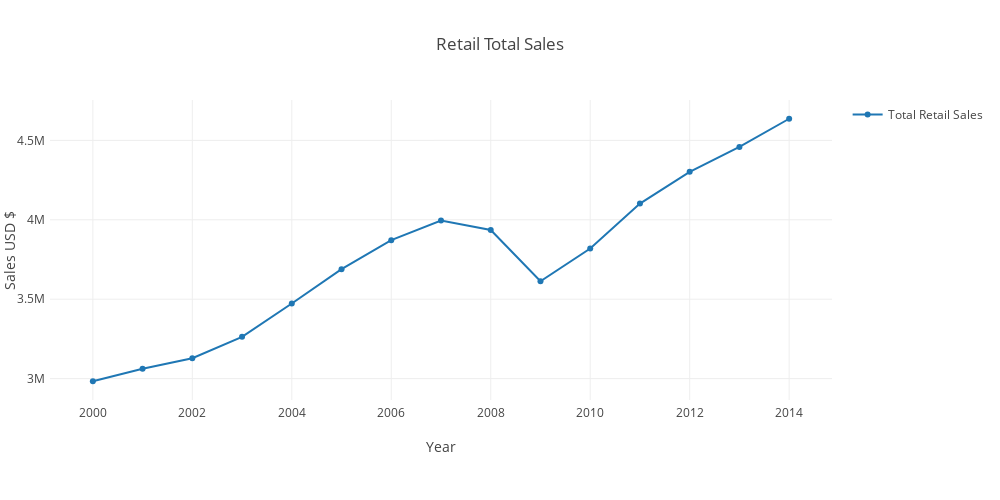

Here is the notebook cell this chart was saved with:
### Markdown cell above
We see a dip starting in 2007-2008. It might be worth exploring if there was any area that was highly affected and/or if it was due to the overall economy. After this dip, there is an upward trend.

### Code cell
trace0 = go.Scatter(
    x=sales_store_type["Year"],
    y=sales_store_type["Retail sales, total"],
    name="Total Retail Sales"
    )
layout2 = go.Layout(
    showlegend=True,
    title="Retail Total Sales", 
    yaxis=dict(title="Sales USD $"),
    xaxis=dict(title="Year"),
    autosize=False,
    width=1000,
    height=500,
    margin=go.layout.Margin(
    l=50,
    r=50,
    b=100,
    t=100,
    pad=4)
    )
data2 = [trace0]
fig2=go.Figure(data=data2, layout=layout2)
plotly.offline.iplot(fig2, filename="Total Retail Sales")

### Figure 1 — Plotly figure (JSON) as saved in the notebook; plotly's stock layout.template omitted (floating-point values rounded to 4 significant figures)
{"data": [{"name": "Total Retail Sales", "type": "scatter", "uid": "88fa8866-7e5a-4b97-907b-6f0fb322c6fd", "x": [2014, 2013, 2012, 2011, 2010, 2009, 2008, 2007, 2006, 2005, 2004, 2003, 2002, 2001, 2000], "y": [4636345, 4459003, 4302229, 4102187, 3818841, 3612947, 3935505, 3995182, 3871573, 3689283, 3473048, 3262731, 3128552, 3062268, 2983276]}], "layout": {"autosize": false, "height": 500, "margin": {"b": 100, "l": 50, "pad": 4, "r": 50, "t": 100}, "showlegend": true, "title": "Retail Total Sales", "width": 1000, "xaxis": {"title": "Year"}, "yaxis": {"title": "Sales USD $"}}}
